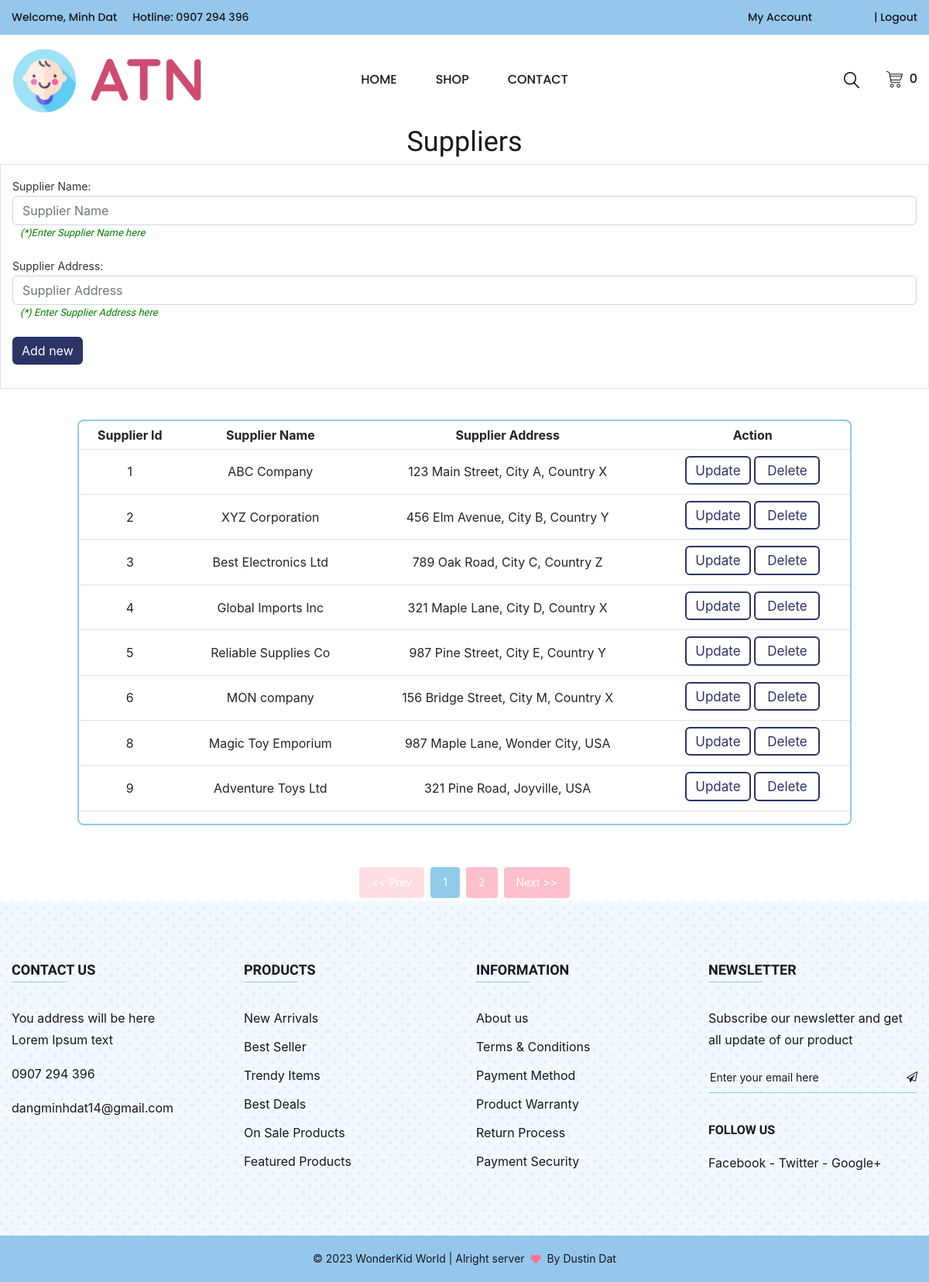
The app's page /supplier.php (signed in), older data.
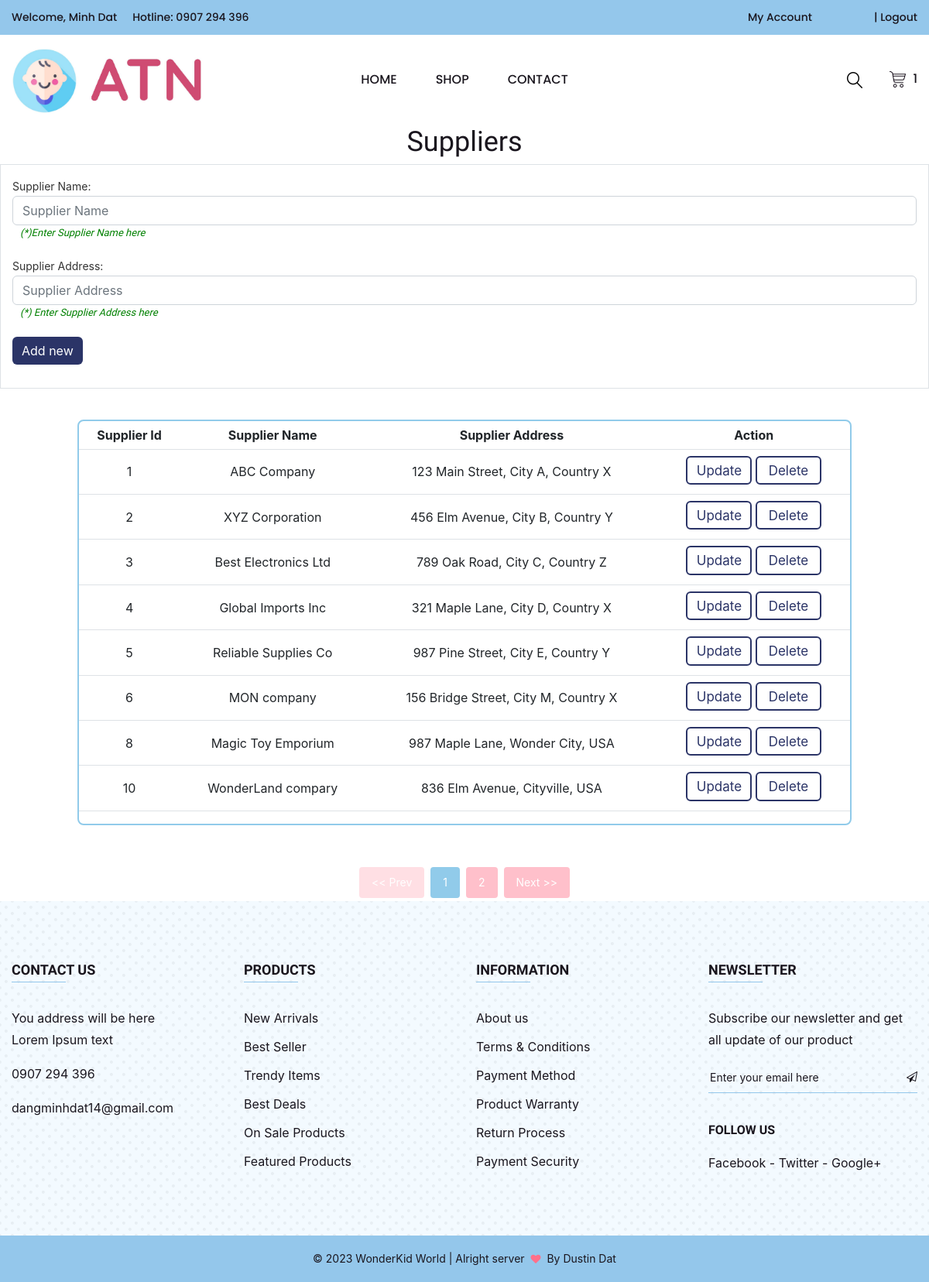
The same page, newer data.
### tables this page shows
CREATE TABLE `supplier` (
  `sup_id` int(11) NOT NULL,
  `sup_name` varchar(255) NOT NULL,
  `sup_address` varchar(255) NOT NULL
);

### supplier.php (the view, shortened to what the changed rows need)
<?php
    include_once 'header.php';
?>
<link rel="stylesheet" href="./assets/css/category.css">
<link rel="stylesheet" href="./assets/css/manage_store.css">
<div class="body">
        <h1 style="text-align: center;">Suppliers</h1>
    </div>
    <div class="table-responsive" id="tables">
    <table class="table table-hover" id="myTable">
      <thead>
        <tr>
          <th scope="col">Supplier Id</th>
          <th scope="col">Supplier Name</th>
          <th scope="col">Supplier Address</th>
          <th scope="col">Action</th>
        </tr>
      </thead>
      <tbody>
        <?php
            $conn = new Connect();
            $db_link = $conn->connectToMySQL();
            $sql = "SELECT * FROM supplier";
            $re = $db_link->query($sql);
            while($row = $re->fetch_assoc()):
        ?>
        <tr>
          <td><?=$row['sup_id']?></td>
          <td><?=$row['sup_name']?></td>
          <td><?=$row['sup_address']?></td>
          <td>
            <a href="supplier.php?cid=<?=$row['sup_id']?>" class="button3 update">Update</a>
            <a href="supplier.php?cid=<?=$row['sup_id']?>" class="button3 delete">Delete</a>
        </td>
        </tr>
        <?php
            endwhile;
        ?>
      </tbody>
    </table>
</div>

### header.php (shortened to what the changed rows need)
<html class="no-js" lang="en">
<head>
    <link rel="stylesheet" href="./assets/css/bootstrap.min.css">
    <link rel="stylesheet" href="./assets/css/icon-font.min.css">
    <link rel="stylesheet" href="./assets/css/plugins.css">
    <link rel="stylesheet" href="./assets/css/helper.css">
    <link rel="stylesheet" href="./assets/css/style.css">
    <link rel="stylesheet" href="https://cdn.jsdelivr.net/npm/sweetalert2@11.0.10/dist/sweetalert2.min.css">
</head>
<div class="main-wrapper">
    <div class="header-section section">
        <div class="header-bottom header-bottom-one header-sticky">
            <div class="container-fluid">
                <div class="row menu-center align-items-center justify-content-between">
                    <div class="col order-2 order-lg-3">
                        <div class="header-shop-links">
                            <?php
                            $c = new Connect();
                            $dblink = $c->connectToPDO();
                            if (isset($_SESSION['user_id'])) {
                                $user_id = $_SESSION['user_id'];
                                $sqlSelect = "SELECT * FROM cart c, products p WHERE c.pro_id = p.pro_id AND user_id=?";
                                $stmt1 = $dblink->prepare($sqlSelect);
                                $stmt1->execute([$user_id]);
                            ?>
                            <div class="header-mini-cart">
                                <a href="cart.php"><img src="./assets/images/icons/cart.png" alt="Cart"> <span><?=$stmt1->rowCount()?></span></a>
                            </div>
                            <?php
                            }
                            ?>
                        </div>
                    </div>
                </div>
            </div>
        </div>
    </div>

Row changes from the older to the newer data that the page shows:
removed supplier: sup_id "9", sup_name "Adventure Toys Ltd", sup_address "321 Pine Road, Joyville, USA"
now on this page (row unchanged): supplier: sup_id "10", sup_name "WonderLand compary", sup_address "836 Elm Avenue, Cityville, USA"
Text that changed along with them:
$stmt1->rowCount(): "0" → "1"
